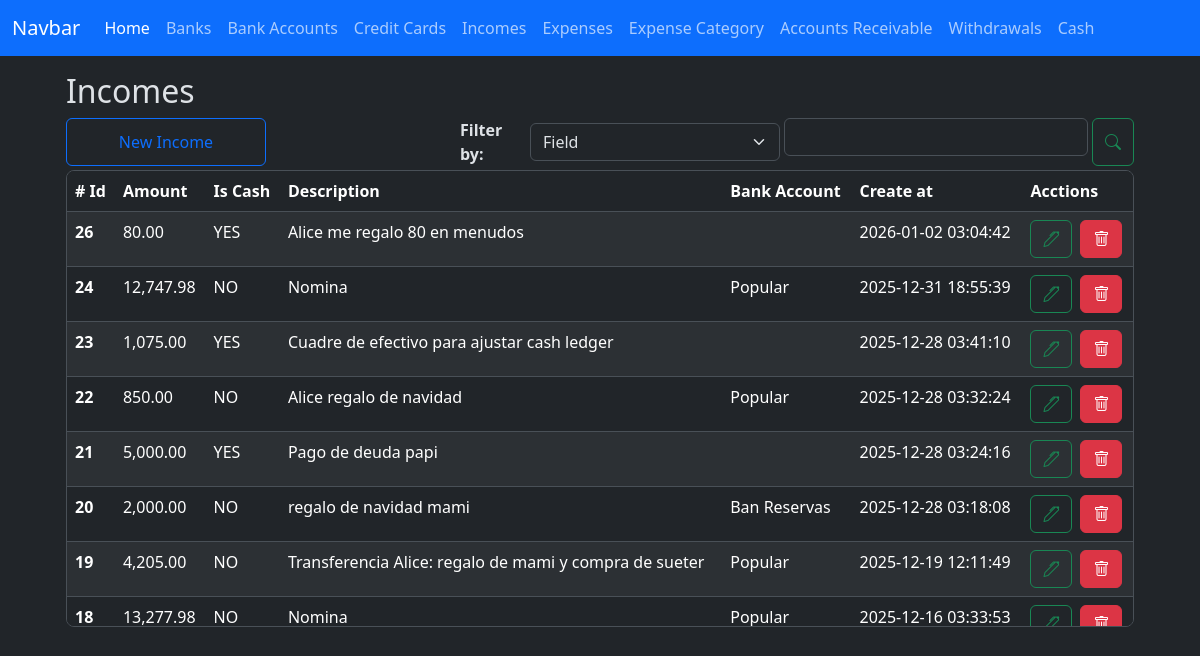
/incomes/index, run on the app's committed database.
### app/models/income.py (models this page shows, shortened)
class Income(db.Model):
    __tablename__ = 'incomes'
    id = db.Column(db.Integer, primary_key=True)
    amount = db.Column(db.Numeric(10,2), nullable=False, default=0.00)
    is_cash = db.Column(db.Boolean, nullable=False, default=False)
    code = db.Column(db.String(50), nullable=False, server_default='TEMP')
    description = db.Column(db.String(255))
    bank_account_id = db.Column(db.Integer, db.ForeignKey('bank_accounts.id'))
    created_at = db.Column(db.DateTime(timezone=True), server_default=func.now())
    updated_at = db.Column(db.DateTime(timezone=True), onupdate=func.now())
    bank_account = relationship('BankAccount', back_populates='incomes')

### app/models/bank_account.py (models this page shows)
class BankAccount(db.Model):
    __tablename__ = 'bank_accounts'
    id = db.Column(db.Integer, primary_key=True)
    nick_name = db.Column(db.String(120))
    amount_available = db.Column(db.Numeric(10, 2), nullable=False)
    is_active = db.Column(db.Boolean, default=True)
    account_number = db.Column(db.Integer, nullable=True)
    bank_id = db.Column(db.Integer, db.ForeignKey('banks.id'))
    created_at = db.Column(db.DateTime(timezone=True), server_default=func.now())
    updated_at = db.Column(db.DateTime(timezone=True), onupdate=func.now())
    bank = relationship('Bank', back_populates='bank_accounts')
    expenses = relationship('Expense', back_populates='bank_account', order_by='desc(Expense.created_at)')
    incomes = relationship('Income', back_populates='bank_account', order_by='desc(Income.created_at)')
    credit_card_payments = relationship('CreditCardPayment', back_populates='bank_account', order_by='desc(CreditCardPayment.created_at)')
    withdrawals = relationship('Withdrawal', back_populates='bank_account', order_by='desc(Withdrawal.created_at)')
    loans = relationship('Loan', back_populates='bank_account', order_by='desc(Loan.created_at)')
    loan_payments = relationship('LoanPayment', back_populates='bank_account', order_by='desc(LoanPayment.created_at)')
    transaction_ledger = relationship('BankAccountTransactionsLedger', back_populates='bank_account')
    outgoing_transfers = relationship('BankTransfer', foreign_keys='BankTransfer.from_bank_account_id', back_populates='from_bank_account', order_by='desc(BankTransfer.created_at)')
    incoming_transfers = relationship('BankTransfer', foreign_keys='BankTransfer.to_bank_account_id', back_populates='to_bank_account', order_by='desc(BankTransfer.created_at)')

### app/routes/income_routes.py (the view)
@income_bp.route('/index', methods=['GET', 'POST'])
def index():
    incomes = Income.query.order_by(Income.created_at.desc()).all()
    bank_accounts = BankAccount.query.all()
    context = {
        'incomes': incomes,
        'bank_accounts': bank_accounts,
        'format_amount': format_amount,
        'total_amount': total_amount,
    }
    return render_template('incomes/index.html', **context)

### app/utils/numeric_casting.py (called while the page is built)
def format_amount(value):
    try:
        return f'{value:,.2f}';
    except Exception as e:
        return None

### app/templates/incomes/index.html (shortened to what this page needs)
{% extends 'layout.html' %}
{% block content %}
    <div class="container w-100">
        <h2>Incomes</h2>
        <div class="d-flex justify-content-start gap-1 flex-wrap flex-md-nowrap mt-2">
            <button
                type="button"
                id="btn-create-expense-id"
                class="btn btn-outline-primary me-auto me-md-auto w-100 w-md-auto"
                style="max-width: 200px;"
                data-bs-toggle="modal"
                data-bs-target="#create-income"
            >New Income</i>
            </button>
            <div class="d-flex gap-1 w-100 align-items-center" style="max-width: 320px;">
                <div class="w-md-auto mt-md-0">
                    <label for="" class="fs-6 fw-bold">Filter by: </label>
                </div>
                <div class="w-100 w-md-auto mt-md-0" style="max-width: 250px;">
                    <select class="form-select" id="select-filter-type-id">
                        <option value="field">Field</option>
                    </select>
                </div>
            </div>
            <div class="d-flex gap-1 w-100" style="max-width: 350px;">
                <div class="w-100 w-md-auto mt-md-0">
                    <input type="text" class="form-control" id="filter-input-id">
                </div>
                <button type="button" class="btn btn-outline-success" id="btn-search-id"><i class="bi bi-search"></i></button>
            </div>
        </div>
        <div class="table-responsive overflow-y-auto border rounded-3 mt-1" style="max-height: 457px;">
            <table class="table table-striped  table-hover">
                <thead class="sticky-top">
                    <tr>
                    <th scope="col"># Id</th>
                    <th scope="col">Amount</th>
                    <th scope="col">Is Cash</th>
                    <th scope="col">Description</th>
                    <th scope="col">Bank Account</th>
                    <th scope="col">Create at</th>
                    <th scope="col">Acctions</th>
                    </tr>
                </thead>
                <tbody id="incomes-table-body-id">
                  {% for income in incomes %}
                    <tr>
                        <th scope="row">{{ income.id }}</th>
                        <td>{{ format_amount(income.amount) }}</td>
                        <td>{{ 'YES' if income.is_cash else 'NO'}}</td>
                        <td>{{ income.description if income.description else '-'}}</td>
                        <td>{{ income.bank_account.nick_name }}</td>
                        <td>{{ income.created_at }}</td>
                        <td>
                            <div class="d-flex gap-2">
                                <button
                                    type="button"
                                    class="btn btn-outline-success"
                                    data-bs-toggle="modal"
                                    data-bs-target="#edit-income"
                                    data-income-id="{{ income.id }}"
                                    data-amount="{{ income.amount }}"
                                    data-is-cash="{{ income.is_cash }}"
                                    data-description="{{ income.description if income.description else '' }}"
                                    data-bank-account-id="{{ income.bank_account_id }}"
                                >
                                    <i class="bi bi-pen"></i>
                                </button>
                                <a href="{{ url_for('income.delete', id=income.id ) }}" class="btn btn-danger"><i class="bi bi-trash"></i></a>
                            </div>
                        </td>
                    </tr>
                  {% endfor %}
                </tbody>
            </table>
        </div>
    </div>
<link href="https://cdn.jsdelivr.net/npm/@sweetalert2/theme-dark@5/dark.css" rel="stylesheet">
<link rel="stylesheet" href="https://cdn.jsdelivr.net/npm/flatpickr/dist/flatpickr.min.css">
{% endblock %}

### data on the page
Income: id "26", amount "80.00", is_cash "YES", description "Alice me regalo 80 en menudos", created_at "2026-01-02 03:04:42"
Income: id "24", amount "12,747.98", is_cash "NO", description "Nomina", bank_account.nick_name "Popular", created_at "2025-12-31 18:55:39"
Income: id "23", amount "1,075.00", is_cash "YES", description "Cuadre de efectivo para ajustar cash ledger", created_at "2025-12-28 03:41:10"
Income: id "22", amount "850.00", is_cash "NO", description "Alice regalo de navidad", bank_account.nick_name "Popular", created_at "2025-12-28 03:32:24"
Income: id "21", amount "5,000.00", is_cash "YES", description "Pago de deuda papi", created_at "2025-12-28 03:24:16"
Income: id "20", amount "2,000.00", is_cash "NO", description "regalo de navidad mami", bank_account.nick_name "Ban Reservas", created_at "2025-12-28 03:18:08"
Income: id "19", amount "4,205.00", is_cash "NO", description "Transferencia Alice: regalo de mami y compra de sueter", bank_account.nick_name "Popular", created_at "2025-12-19 12:11:49"
Income: id "18", amount "13,277.98", is_cash "NO", description "Nomina", bank_account.nick_name "Popular", created_at "2025-12-16 03:33:53"
